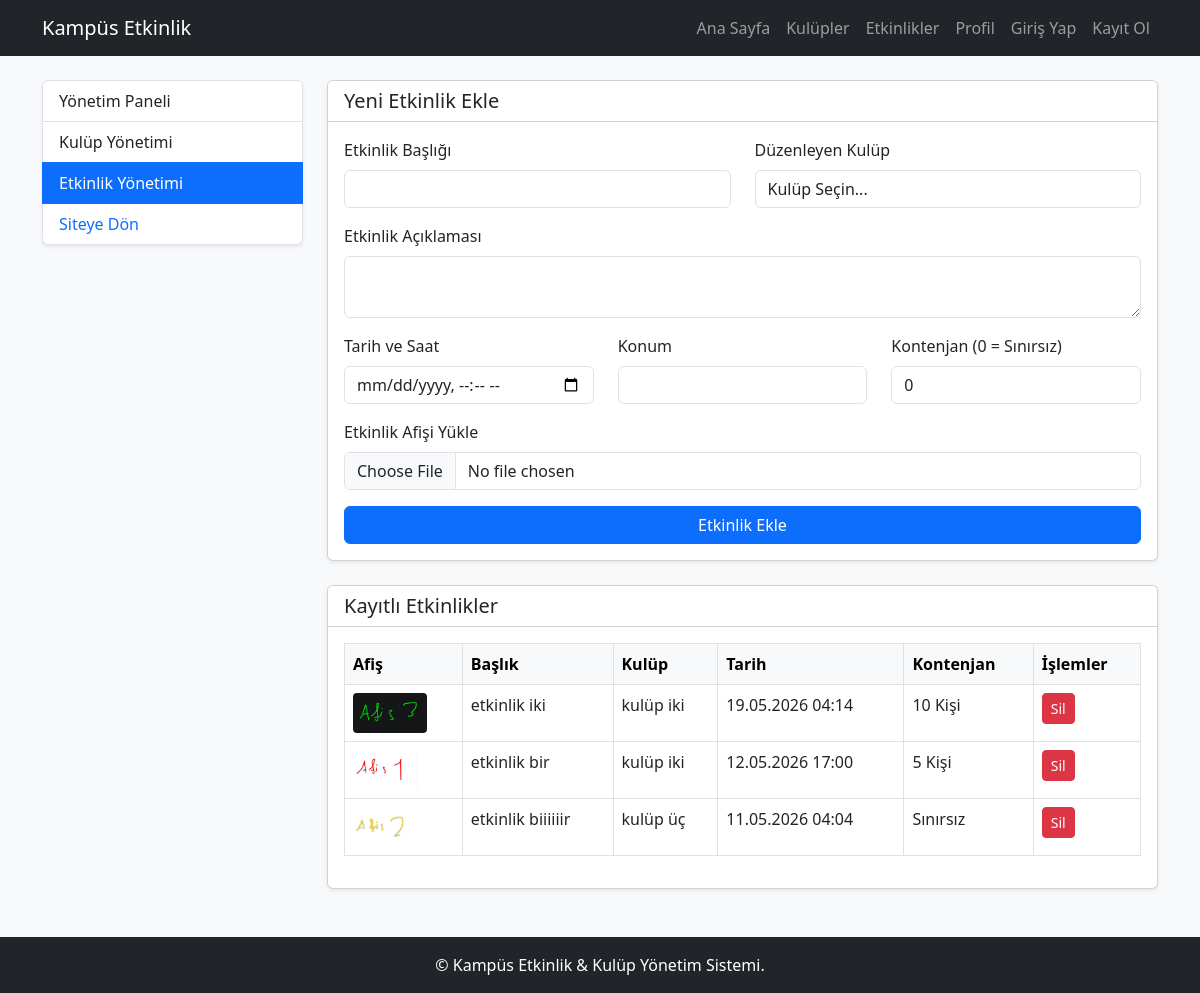
/admin/events.php (signed in), run on the app's committed database.
### tables this page shows
CREATE TABLE `events` (
  `id` int(11) NOT NULL,
  `club_id` int(11) NOT NULL,
  `title` varchar(150) NOT NULL,
  `description` text DEFAULT NULL,
  `event_date` datetime NOT NULL,
  `location` varchar(150) DEFAULT NULL,
  `quota` int(11) DEFAULT 0,
  `poster_path` varchar(255) DEFAULT NULL,
  `created_at` timestamp NOT NULL DEFAULT current_timestamp()
);

CREATE TABLE `clubs` (
  `id` int(11) NOT NULL,
  `name` varchar(100) NOT NULL,
  `description` text DEFAULT NULL,
  `logo_path` varchar(255) DEFAULT NULL,
  `created_at` timestamp NOT NULL DEFAULT current_timestamp()
);

### admin/events.php (the view, shortened to what this page needs)
<?php
require_once '../config/db.php';
$events = $db->query("
    SELECT events.*, clubs.name as club_name
    FROM events
    LEFT JOIN clubs ON events.club_id = clubs.id
    ORDER BY events.event_date DESC
")->fetchAll(PDO::FETCH_ASSOC);
require_once '../includes/header.php';
?>
<div class="row mt-4">
    <div class="col-md-3">
        <div class="list-group shadow-sm">
            <a href="index.php" class="list-group-item list-group-item-action">Yönetim Paneli</a>
            <a href="clubs.php" class="list-group-item list-group-item-action">Kulüp Yönetimi</a>
            <a href="events.php" class="list-group-item list-group-item-action active">Etkinlik Yönetimi</a>
            <a href="../index.php" class="list-group-item list-group-item-action text-primary">Siteye Dön</a>
        </div>
    </div>
    <div class="col-md-9">
        <div class="card shadow-sm mb-4">
            <div class="card-header bg-white">
                <h5 class="mb-0">Yeni Etkinlik Ekle</h5>
            </div>
            <div class="card-body">
                <form action="events.php" method="POST" enctype="multipart/form-data">
                    <div class="row">
                        <div class="col-md-6 mb-3">
                            <label class="form-label">Etkinlik Başlığı</label>
                            <input type="text" name="title" class="form-control" required>
                        </div>
                        <div class="col-md-6 mb-3">
                            <label class="form-label">Düzenleyen Kulüp</label>
                            <select name="club_id" class="form-control" required>
                                <option value="">Kulüp Seçin...</option>
                            </select>
                        </div>
                    </div>
                    <div class="mb-3">
                        <label class="form-label">Etkinlik Açıklaması</label>
                        <textarea name="description" class="form-control" rows="2"></textarea>
                    </div>
                    <div class="row">
                        <div class="col-md-4 mb-3">
                            <label class="form-label">Tarih ve Saat</label>
                            <input type="datetime-local" name="event_date" class="form-control" required>
                        </div>
                        <div class="col-md-4 mb-3">
                            <label class="form-label">Konum</label>
                            <input type="text" name="location" class="form-control">
                        </div>
                        <div class="col-md-4 mb-3">
                            <label class="form-label">Kontenjan (0 = Sınırsız)</label>
                            <input type="number" name="quota" class="form-control" value="0" min="0">
                        </div>
                    </div>
                    <div class="mb-3">
                        <label class="form-label">Etkinlik Afişi Yükle</label>
                        <input type="file" name="poster" class="form-control" accept="image/*">
                    </div>
                    <button type="submit" name="add_event" class="btn btn-primary w-100">Etkinlik Ekle</button>
                </form>
            </div>
        </div>
        <div class="card shadow-sm">
            <div class="card-header bg-white">
                <h5 class="mb-0">Kayıtlı Etkinlikler</h5>
            </div>
            <div class="card-body">
                <div class="table-responsive">
                    <table class="table table-bordered table-hover">
                        <thead class="table-light">
                            <tr>
                                <th>Afiş</th>
                                <th>Başlık</th>
                                <th>Kulüp</th>
                                <th>Tarih</th>
                                <th>Kontenjan</th>
                                <th>İşlemler</th>
                            </tr>
                        </thead>
                        <tbody>
                            <?php foreach ($events as $event): ?>
                            <tr>
                                <td>
                                    <?php if ($event['poster_path']): ?>
                                        <img src="../<?= $event['poster_path'] ?>" alt="Afiş" style="height: 40px; border-radius:4px;">
                                    <?php else: ?>
                                        <span class="badge bg-secondary">Yok</span>
                                    <?php endif; ?>
                                </td>
                                <td><?= htmlspecialchars($event['title']) ?></td>
                                <td><?= htmlspecialchars($event['club_name']) ?></td>
                                <td><?= date('d.m.Y H:i', strtotime($event['event_date'])) ?></td>
                                <td><?= $event['quota'] > 0 ? $event['quota'] . ' Kişi' : 'Sınırsız' ?></td>
                                <td>
                                    <a href="events.php?delete=<?= $event['id'] ?>" class="btn btn-danger btn-sm" onclick="return confirm('Silmek istediğinize emin misiniz?')">Sil</a>
                                </td>
                            </tr>
                            <?php endforeach; ?>
                        </tbody>
                    </table>
                </div>
            </div>
        </div>
    </div>
</div>
<?php require_once '../includes/footer.php'; ?>

### data on the page
events: poster_path (picture), title "etkinlik iki", club.name "kulüp iki", event_date "19.05.2026 04:14", quota "10"
events: poster_path (picture), title "etkinlik bir", club.name "kulüp iki", event_date "12.05.2026 17:00", quota "5"
events: poster_path (picture), title "etkinlik biiiiiir", club.name "kulüp üç", event_date "11.05.2026 04:04", quota "Sınırsız"
